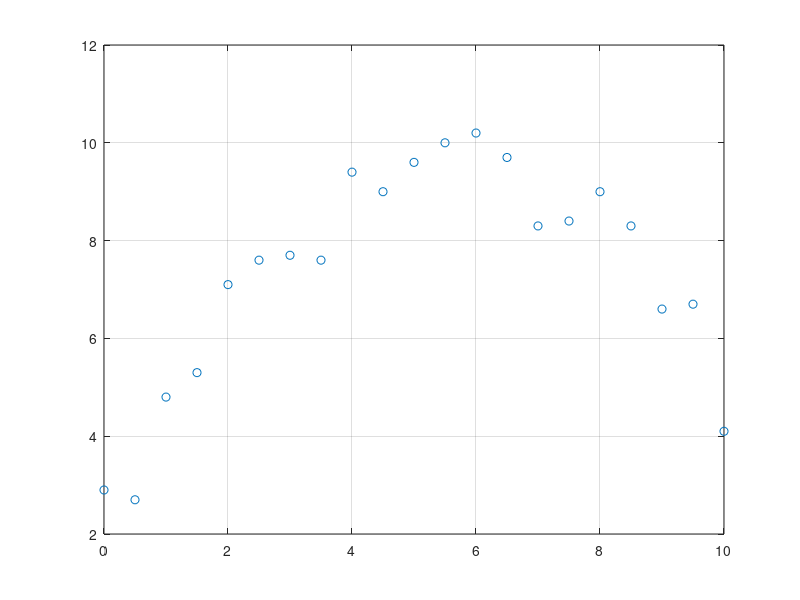

This figure's MATLAB source: (Note: this script raises an error after producing the figure.)
x = linspace(0,10,21);
y = [2.9 2.7 4.8 5.3 7.1 7.6 7.7 7.6 9.4 9.0 9.6 10.0 ...
    10.2 9.7 8.3 8.4 9.0 8.3 6.6 6.7 4.1];
plot(x,y,'o')
hold on;
grid on;
[a,s] = dls(x,y,3);

X = linspace(0,10,100001);
f = a(1) + a(2)*X + a(3)*X.*X;
plot(X,f,LineWidth=1.5);
hold on;

title("DLSA");
legend('discrete data','best approximation')